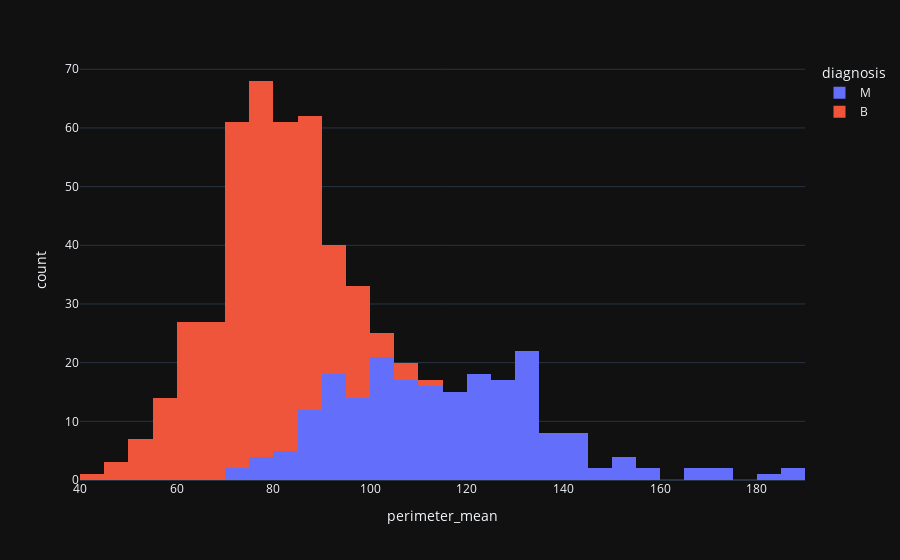

The notebook cell saved with this chart:
### Code cell
fig = px.histogram(
    df,
    x='perimeter_mean',
    color='diagnosis',
    template = 'plotly_dark')
fig.show()

### Figure 1 — Plotly figure (JSON) as saved in the notebook; plotly's stock layout.template omitted (floating-point values rounded to 4 significant figures; data arrays with more than 128 entries replaced by an {"elided": "..."} marker saying what was removed)
{"data": [{"bingroup": "x", "hovertemplate": "diagnosis=M<br>perimeter_mean=%{x}<br>count=%{y}<extra></extra>", "legendgroup": "M", "marker": {"color": "#636efa", "pattern": {"shape": ""}}, "name": "M", "orientation": "v", "showlegend": true, "type": "histogram", "x": {"elided": "212 float values"}, "xaxis": "x", "yaxis": "y"}, {"bingroup": "x", "hovertemplate": "diagnosis=B<br>perimeter_mean=%{x}<br>count=%{y}<extra></extra>", "legendgroup": "B", "marker": {"color": "#EF553B", "pattern": {"shape": ""}}, "name": "B", "orientation": "v", "showlegend": true, "type": "histogram", "x": {"elided": "357 float values"}, "xaxis": "x", "yaxis": "y"}], "layout": {"barmode": "relative", "legend": {"title": {"text": "diagnosis"}, "tracegroupgap": 0}, "margin": {"t": 60}, "xaxis": {"anchor": "y", "domain": [0, 1], "title": {"text": "perimeter_mean"}}, "yaxis": {"anchor": "x", "domain": [0, 1], "title": {"text": "count"}}}}
